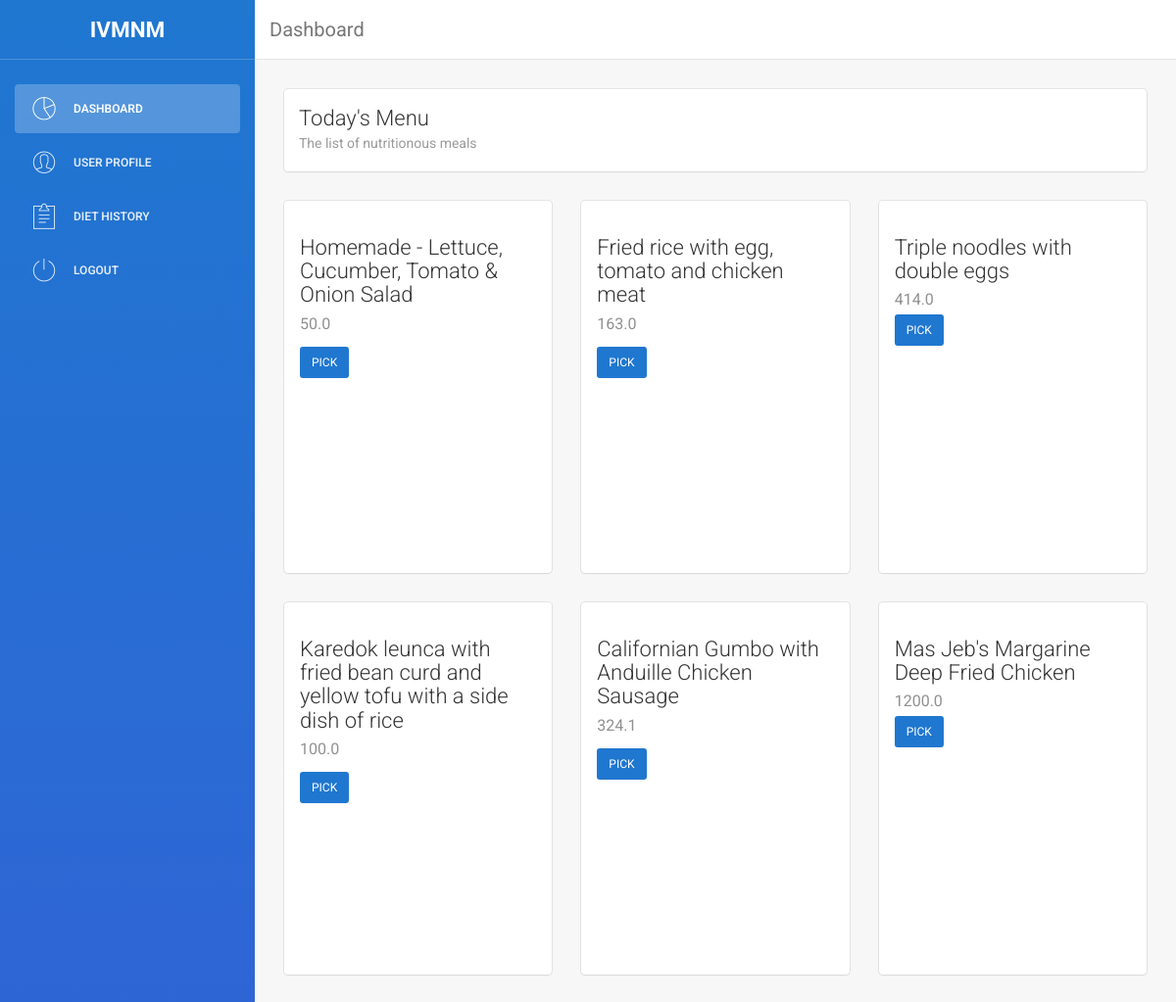
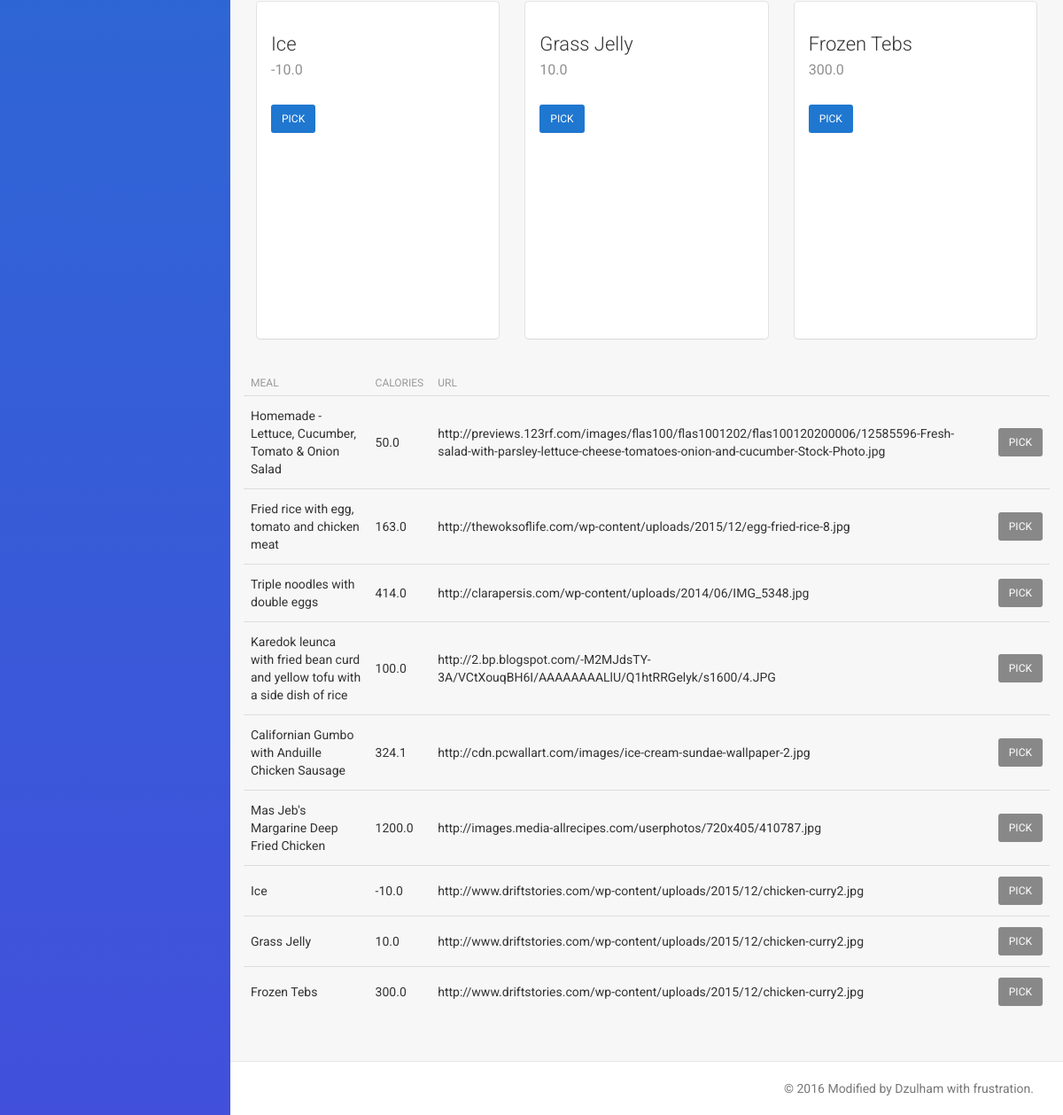
The page /dashboard/ (signed in) on the database its author committed (2 pictures, top to bottom).
### dashboard/models.py (models this page shows, shortened)
class Meal(models.Model) :
	name	= models.CharField(max_length=1024)
	calorie	= models.FloatField()
	imgurl  = models.URLField()

### dashboard/views.py (the view)
@login_required(login_url='/login')
def index(req) :
	if (req.method == 'POST') :
		user = User.objects.get(pk=req.POST['user_id'])
		meal = Meal.objects.get(pk=req.POST['meal_id'])
		history = History(user=user, meal=meal)
		history.save()
		return redirect('dashboard/history')
	list_of_meal = Meal.objects.order_by('id')[::1]
	context = {'list_of_meal': list_of_meal}
	return render(req, 'dashboard/index.html', context)

### dashboard/templates/dashboard/index.html (shortened to what this page needs)
<!doctype html>
<html lang="en">
<head>
    <link href="/static/dashboard/css/bootstrap.min.css" rel="stylesheet" />
    <link href="/static/dashboard/css/animate.min.css" rel="stylesheet" />
    <link href="/static/dashboard/css/light-bootstrap-dashboard.css" rel="stylesheet" />
    <link href="/static/dashboard/css/ivmnm.css" rel="stylesheet" />
    <link href="http://maxcdn.bootstrapcdn.com/font-awesome/4.2.0/css/font-awesome.min.css" rel="stylesheet">
    <link href="/static/dashboard/css/pe-icon-7-stroke.css" rel="stylesheet" />
</head>
<body>
    <div class="wrapper">
        <div class="sidebar" data-color="blue">
            <div class="sidebar-wrapper">
                <div class="logo">
                    <div class="simple-text">
                        <div style="font-size:1.25em;font-weight:bold">IVMNM</div>
                    </div>
                </div>
                <ul class="nav">
                    <li class="active">
                        <a href="/dashboard">
                            <i class="pe-7s-graph"></i>
                            <p>Dashboard</p>
                        </a>
                    </li>
                    <li>
                        <a href="/dashboard/user">
                            <i class="pe-7s-user"></i>
                            <p>User Profile</p>
                        </a>
                    </li>
                    <li>
                        <a href="/dashboard/history">
                            <i class="pe-7s-note2"></i>
                            <p>Diet History</p>
                        </a>
                    </li>
                    <li class="bottom-side">
                        <a href="/dashboard/logout">
                            <i class="pe-7s-power"></i>
                            <p>Logout</p>
                        </a>
                    </li>
                </ul>
            </div>
        </div>
        <div class="main-panel">
            <nav class="navbar navbar-default navbar-fixed">
                <div class="container-fluid">
                    <div class="navbar-header">
                        <a class="navbar-brand" href="#">Dashboard</a>
                    </div>
                    <div class="collapse navbar-collapse">
                        <ul class="nav navbar-nav navbar-right">
                            <li>
                                <a href="/dashboard/user">{{ user.first_name }} {{ user.last_name }}</a>
                            </li>
                        </ul>
                    </div>
                </div>
            </nav>
            <div class="content">
                <div class="container-fluid">
                    <div class="row">
                        <div class="col-md-12">
                            <div class="card">
                                <div class="header">
                                    <h4 class="title">Today's Menu</h4>
                                    <p class="category">The list of nutritionous meals</p>
                                </div>
                            </div>
                        </div>
                    </div>
                    <div class="row">
                        {% if list_of_meal %} {% for meal in list_of_meal %}
                        <div class="col-md-4">
                            <div class="card card-meals">
                                <div class="card-meals-content">
                                    <h3>{{ meal.name }}</h3>
                                    <h5>{{ meal.calorie }}</h5>
                                </div>
                                <div class="card-meals-button">
                                    <button type="submit" class="btn btn-sm btn-fill btn-pick">PICK</button>
                                </div>
                            </div>
                        </div>
                        {% if forloop.counter|divisibleby:3 %}
                    </div>
                    <div class="row">
                        {% endif %}
                        {% endfor %} {% endif %}
                    </div>
                    <div class="content table-responsive table-full-width">
                        <table class="table table-hover">
                            <thead>
                                <th>Meal</th>
                                <th>Calories</th>
                                <th>URL</th>
                            </thead>
                            <tbody>
                                {% if list_of_meal %} {% for meal in list_of_meal %}
                                <tr>
                                    <td>{{ meal.name }}</td>
                                    <td>{{ meal.calorie }}</td>
                                    <td>{{ meal.imgurl }}</td>
                                    <td>
                                        <form action="" method="POST"> {% csrf_token %}
                                            <button type="submit" class="btn btn-sm btn-fill btn-pick">PICK</button>
                                        </form>
                                    </td>
                                </tr>
                                {% endfor %} {% endif %}
                            </tbody>
                        </table>
                    </div>
                </div>
            </div>
            <footer class="footer">
                <div class="container-fluid">
                    <p class="copyright pull-right">
                        &copy; 2016 Modified by Dzulham with frustration.
                    </p>
                </div>
            </footer>
        </div>
    </div>
</body>
</html>

### dashboard/static/dashboard/css/ivmnm.css (style rules this page uses)
.card .header { padding-bottom: 18px; }
.card-meals { min-height: 380px; }
.card-meals-content { padding-left: 16px; padding-right: 16px; min-height: 80px; }
.card-meals-content h3 { font-size: 22px; margin-top: 16px; margin-bottom: 0px; }
.card-meals-content h5 { margin-top: 8px; color: #909090; }
.card-meals-button { padding-left: 16px; padding-bottom: 20px; padding-right: 16px; }
.card-meals-button .btn { background-color: #1F77D0; border-color: #1F77D0; }

### rows shown on the page
Meal: name "Homemade - Lettuce, Cucumber, Tomato & Onion Salad", calorie "50.0", imgurl "http://previews.123rf.com/images/flas100/flas1001202/flas100120200006/12585596-Fresh-salad-with-parsley-lettuce-cheese-tomatoes-onion-and-cucumber-Stock-Photo.jpg"
Meal: name "Fried rice with egg, tomato and chicken meat", calorie "163.0", imgurl "http://thewoksoflife.com/wp-content/uploads/2015/12/egg-fried-rice-8.jpg"
Meal: name "Triple noodles with double eggs", calorie "414.0", imgurl "http://clarapersis.com/wp-content/uploads/2014/06/IMG_5348.jpg"
Meal: name "Karedok leunca with fried bean curd and yellow tofu with a side dish of rice", calorie "100.0", imgurl "http://2.bp.blogspot.com/-M2MJdsTY-3A/VCtXouqBH6I/AAAAAAAALlU/Q1htRRGelyk/s1600/4.JPG"
Meal: name "Californian Gumbo with Anduille Chicken Sausage", calorie "324.1", imgurl "http://cdn.pcwallart.com/images/ice-cream-sundae-wallpaper-2.jpg"
Meal: name "Mas Jeb's Margarine Deep Fried Chicken", calorie "1200.0", imgurl "http://images.media-allrecipes.com/userphotos/720x405/410787.jpg"
Meal: name "Ice", calorie "-10.0", imgurl "http://www.driftstories.com/wp-content/uploads/2015/12/chicken-curry2.jpg"
Meal: name "Grass Jelly", calorie "10.0", imgurl "http://www.driftstories.com/wp-content/uploads/2015/12/chicken-curry2.jpg"
Meal: name "Frozen Tebs", calorie "300.0", imgurl "http://www.driftstories.com/wp-content/uploads/2015/12/chicken-curry2.jpg"
